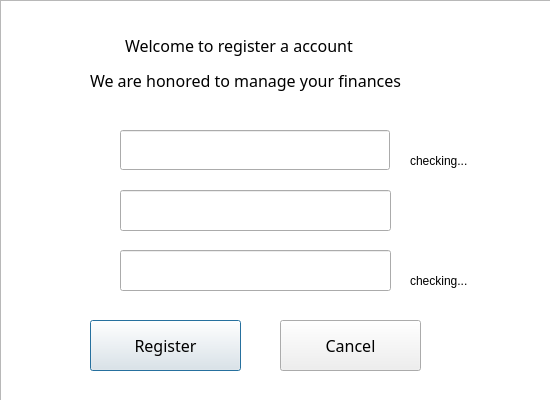
<?xml version="1.0" encoding="UTF-8"?>
<ui version="4.0">
 <class>Dialog</class>
 <widget class="QDialog" name="Dialog">
  <property name="geometry">
   <rect>
    <x>0</x>
    <y>0</y>
    <width>550</width>
    <height>400</height>
   </rect>
  </property>
  <property name="windowTitle">
   <string>Dialog</string>
  </property>
  <widget class="QPushButton" name="pushButton">
   <property name="geometry">
    <rect>
     <x>90</x>
     <y>320</y>
     <width>151</width>
     <height>51</height>
    </rect>
   </property>
   <property name="font">
    <font>
     <family>黑体</family>
     <pointsize>12</pointsize>
    </font>
   </property>
   <property name="text">
    <string>Register</string>
   </property>
  </widget>
  <widget class="QPushButton" name="pushButton_2">
   <property name="geometry">
    <rect>
     <x>280</x>
     <y>320</y>
     <width>141</width>
     <height>51</height>
    </rect>
   </property>
   <property name="font">
    <font>
     <family>黑体</family>
     <pointsize>12</pointsize>
    </font>
   </property>
   <property name="text">
    <string>Cancel</string>
   </property>
  </widget>
  <widget class="QLabel" name="label">
   <property name="geometry">
    <rect>
     <x>125</x>
     <y>20</y>
     <width>300</width>
     <height>50</height>
    </rect>
   </property>
   <property name="font">
    <font>
     <family>黑体</family>
     <pointsize>12</pointsize>
    </font>
   </property>
   <property name="text">
    <string>Welcome to register a account</string>
   </property>
  </widget>
  <widget class="QLabel" name="label_2">
   <property name="geometry">
    <rect>
     <x>90</x>
     <y>60</y>
     <width>370</width>
     <height>40</height>
    </rect>
   </property>
   <property name="font">
    <font>
     <family>黑体</family>
     <pointsize>12</pointsize>
    </font>
   </property>
   <property name="text">
    <string>We are honored to manage your finances</string>
   </property>
  </widget>
  <widget class="QGraphicsView" name="graphicsView">
   <property name="geometry">
    <rect>
     <x>0</x>
     <y>0</y>
     <width>551</width>
     <height>411</height>
    </rect>
   </property>
  </widget>
  <widget class="QLineEdit" name="lineEdit">
   <property name="geometry">
    <rect>
     <x>120</x>
     <y>130</y>
     <width>270</width>
     <height>40</height>
    </rect>
   </property>
  </widget>
  <widget class="QLineEdit" name="lineEdit_2">
   <property name="geometry">
    <rect>
     <x>120</x>
     <y>190</y>
     <width>271</width>
     <height>41</height>
    </rect>
   </property>
  </widget>
  <widget class="QLabel" name="label_3">
   <property name="geometry">
    <rect>
     <x>410</x>
     <y>140</y>
     <width>101</width>
     <height>41</height>
    </rect>
   </property>
   <property name="text">
    <string>checking...</string>
   </property>
  </widget>
  <widget class="QLineEdit" name="lineEdit_3">
   <property name="geometry">
    <rect>
     <x>120</x>
     <y>250</y>
     <width>271</width>
     <height>41</height>
    </rect>
   </property>
  </widget>
  <widget class="QLabel" name="label_4">
   <property name="geometry">
    <rect>
     <x>410</x>
     <y>260</y>
     <width>101</width>
     <height>41</height>
    </rect>
   </property>
   <property name="text">
    <string>checking...</string>
   </property>
  </widget>
  <zorder>graphicsView</zorder>
  <zorder>pushButton</zorder>
  <zorder>pushButton_2</zorder>
  <zorder>label</zorder>
  <zorder>label_2</zorder>
  <zorder>lineEdit</zorder>
  <zorder>lineEdit_2</zorder>
  <zorder>label_3</zorder>
  <zorder>lineEdit_3</zorder>
  <zorder>label_4</zorder>
 </widget>
 <resources/>
 <connections/>
</ui>
